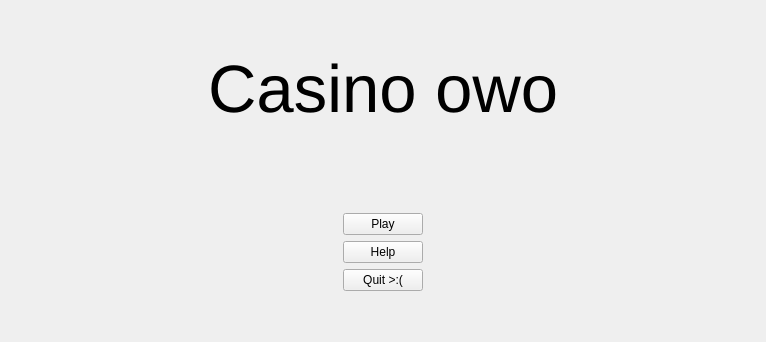
    <widget class="QWidget" name="pageMainMenu">
     <layout class="QHBoxLayout" name="horizontalLayout_2">
      <item>
       <layout class="QHBoxLayout" name="horizontalLayout">
        <item>
         <spacer name="horizontalSpacer">
          <property name="orientation">
           <enum>Qt::Horizontal</enum>
          </property>
          <property name="sizeHint" stdset="0">
           <size>
            <width>197</width>
            <height>20</height>
           </size>
          </property>
         </spacer>
        </item>
        <item>
         <layout class="QVBoxLayout" name="verticalLayout_2">
          <item>
           <spacer name="verticalSpacer_2">
            <property name="orientation">
             <enum>Qt::Vertical</enum>
            </property>
            <property name="sizeHint" stdset="0">
             <size>
              <width>20</width>
              <height>40</height>
             </size>
            </property>
           </spacer>
          </item>
          <item>
           <layout class="QVBoxLayout" name="verticalLayout">
            <item alignment="Qt::AlignHCenter">
             <widget class="QLabel" name="label">
              <property name="font">
               <font>
                <pointsize>50</pointsize>
               </font>
              </property>
              <property name="text">
               <string>Casino owo</string>
              </property>
             </widget>
            </item>
            <item>
             <spacer name="verticalSpacer">
              <property name="orientation">
               <enum>Qt::Vertical</enum>
              </property>
              <property name="sizeHint" stdset="0">
               <size>
                <width>20</width>
                <height>80</height>
               </size>
              </property>
             </spacer>
            </item>
            <item alignment="Qt::AlignHCenter">
             <widget class="QPushButton" name="buttonPlay">
              <property name="sizePolicy">
               <sizepolicy hsizetype="Fixed" vsizetype="Fixed">
                <horstretch>0</horstretch>
                <verstretch>0</verstretch>
               </sizepolicy>
              </property>
              <property name="text">
               <string>Play</string>
              </property>
             </widget>
            </item>
            <item alignment="Qt::AlignHCenter">
             <widget class="QPushButton" name="buttonHelp">
              <property name="sizePolicy">
               <sizepolicy hsizetype="Fixed" vsizetype="Fixed">
                <horstretch>0</horstretch>
                <verstretch>0</verstretch>
               </sizepolicy>
              </property>
              <property name="text">
               <string>Help</string>
              </property>
             </widget>
            </item>
            <item alignment="Qt::AlignHCenter">
             <widget class="QPushButton" name="buttonQuit">
              <property name="sizePolicy">
               <sizepolicy hsizetype="Fixed" vsizetype="Fixed">
                <horstretch>0</horstretch>
                <verstretch>0</verstretch>
               </sizepolicy>
              </property>
              <property name="text">
               <string>Quit &gt;:(</string>
              </property>
             </widget>
            </item>
           </layout>
          </item>
          <item>
           <spacer name="verticalSpacer_3">
            <property name="orientation">
             <enum>Qt::Vertical</enum>
            </property>
            <property name="sizeHint" stdset="0">
             <size>
              <width>20</width>
              <height>40</height>
             </size>
            </property>
           </spacer>
          </item>
         </layout>
        </item>
        <item>
         <spacer name="horizontalSpacer_2">
          <property name="orientation">
           <enum>Qt::Horizontal</enum>
          </property>
          <property name="sizeHint" stdset="0">
           <size>
            <width>197</width>
            <height>20</height>
           </size>
          </property>
         </spacer>
        </item>
       </layout>
      </item>
     </layout>
    </widget>
